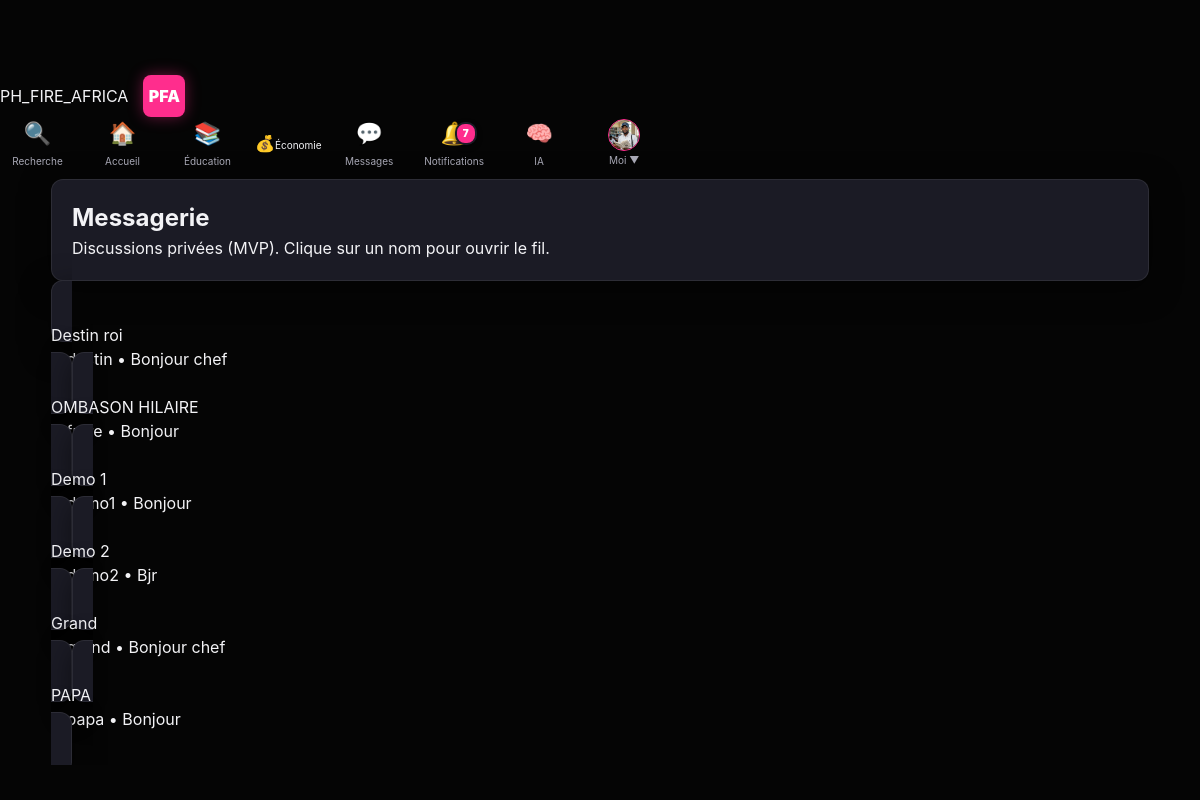
The page /messages (signed in) on the database as committed earlier.
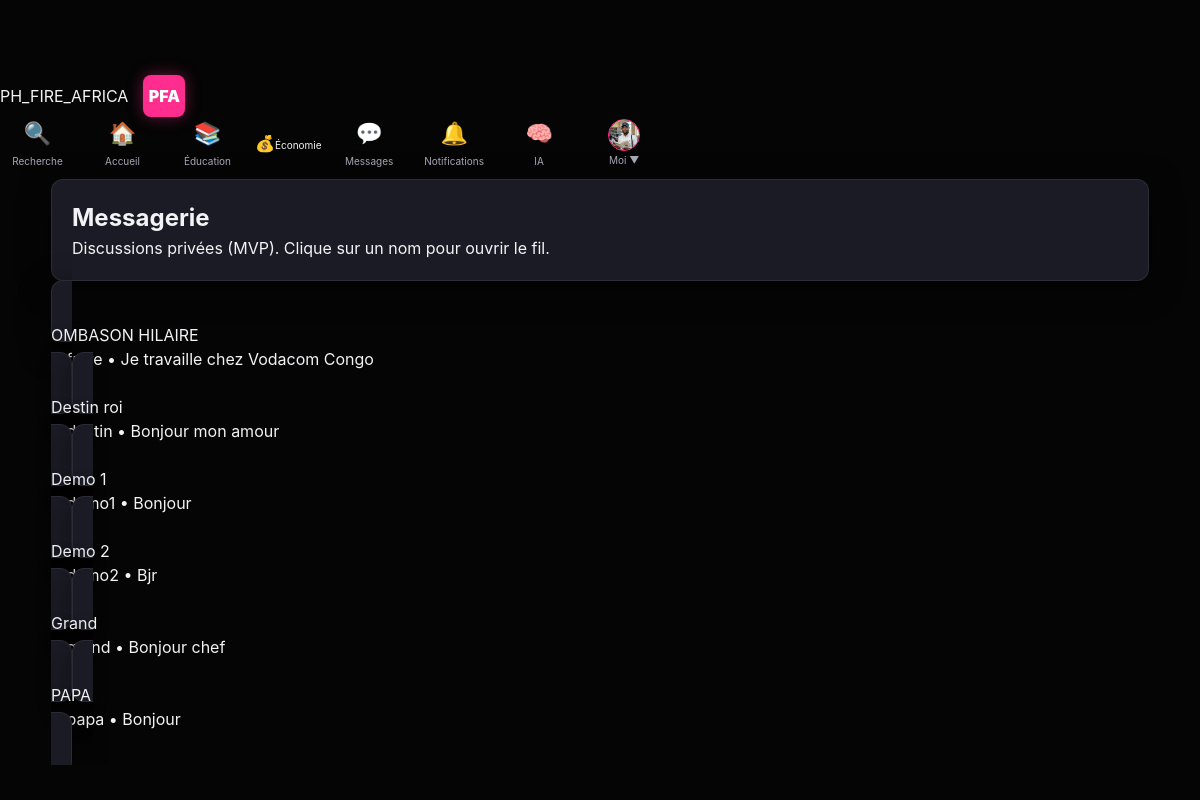
The same page on the database as committed later.
### tables this page shows
CREATE TABLE users (
  id INTEGER PRIMARY KEY AUTOINCREMENT,
  username TEXT UNIQUE NOT NULL,
  identifier TEXT UNIQUE NOT NULL,
  display_name TEXT NOT NULL,
  bio TEXT DEFAULT '',
  password_hash TEXT NOT NULL,
  created_at TEXT NOT NULL
, profile_pic TEXT DEFAULT 'default_avatar.png', cover_pic TEXT DEFAULT 'default_cover.jpg');

### app.py (the view)
    @app.get("/messages")
    @login_required
    def messages():
        me = current_user()
        threads = get_message_threads(me["id"])
        return render_template("messages.html", threads=threads)

### templates/messages.html (shortened to what this page needs)
{% extends "base.html" %}
{% set title = "Messagerie" %}
{% block content %}
<div class="card">
  <h2>Messagerie</h2>
  <p class="muted">Discussions privées (MVP). Clique sur un nom pour ouvrir le fil.</p>
</div>
{% for t in threads %}
  <a class="card thread" href="{{ url_for('thread', username=t.username) }}">
    <div>
      <div class="thread-name">{{ t.display_name }}</div>
      <div class="muted small">@{{ t.username }} • {{ t.last_content or "" }}</div>
    </div>
  </a>
{% endfor %}
{% endblock %}

### templates/base.html (shortened to what this page needs)
<!DOCTYPE html>
<html lang="fr">
<head>
  <link rel="stylesheet" href="{{ url_for('static', filename='style.css') }}">
</head>
<body>
  {% if me %}
  <div class="nav-left">
     <a href="{{ url_for('feed') }}" class="nav-logo">PH_FIRE_AFRICA</a>
    <a href="{{ url_for('feed') }}" class="logo-pfa">PFA</a>
  </div>
      <nav class="nav-icons-group">
      <a href="{{ url_for('rechercher') }}" class="nav-link-icon" title="Rechercher">
      <span class="icon">🔍</span><span class="nav-text">Recherche</span></a>
      <a href="{{ url_for('feed') }}" class="nav-link-icon" title="Accueil">
      <span class="icon">🏠</span><span class="nav-text">Accueil</span></a>
      <a href="{{ url_for('academie_home') }}" class="nav-link-icon" title="Éducation">
      <span class="icon">📚</span><span class="nav-text">Éducation</span></a>
      <a href="{{ url_for('wallet') }}" class="nav-icon" title="Économie">
      <span class="icon">💰</span><span class="nav-text">Économie</span></a>
      <a href="{{ url_for('messages') }}" class="nav-link-icon" title="Messages">
    <span class="icon">💬</span>
    <span class="nav-text">Messages</span>
</a>
<a href="{{ url_for('notifications') }}" class="nav-link-icon" title="Notifications">
    <span class="icon">🔔</span>
    {% if unread_notifications > 0 %}
        <span class="badge-alert">{{ unread_notifications }}</span>
    {% endif %}
    <span class="nav-text">Notifications</span>
</a>
      <a href="{{ url_for('tuteur_view') }}" class="nav-link-icon" title="IA Mwalimu">
      <span class="icon">🧠</span><span class="nav-text">IA</span></a>
      <a href="{{ url_for('profile', username=me.username) }}" class="nav-link-icon profile-link">
      <img src="{{ url_for('static', filename='uploads/' ~ me.profile_pic) }}" class="avatar-nav" onerror="this.src='https://ui-avatars.com/api/?name={{ me.display_name }}&background=ff2d8d&color=fff'">
      <span class="nav-text">Moi ▼</span></a>
    </nav>
  {% endif %}
  <main class="container">
    {% block content %}{% endblock %}
  </main>
</body>
</html>

Rows that differ between the two databases and show on the page:
changed users "OMBASON HILAIRE": last_content "Bonjour" → "Je travaille chez Vodacom Congo"; moves up the list
computed for users "Destin roi": last_content "Bonjour chef" → "Bonjour mon amour"
Other text that changed with them:
{{ unread_notifications }}: "7" → (not shown)
